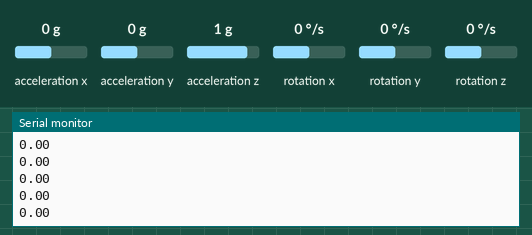
This sketch was run on a simulated Arduino Uno, built with avr-gcc and run on an emulated ATmega328P. Parts: the last lines printed to the serial monitor. The inputs (shaded band) are chosen by the test bench; at power-on: acceleration x 0 g, acceleration y 0 g, acceleration z 1 g, rotation x 0 °/s, rotation y 0 °/s, rotation z 0 °/s.

Above: at 1.2 s.
1.3 s: acceleration x set to -1.4 g
At 2.1 s:
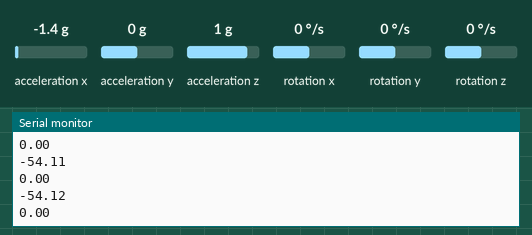
2.8 s: acceleration y set to -1.4 g
At 3.7 s:
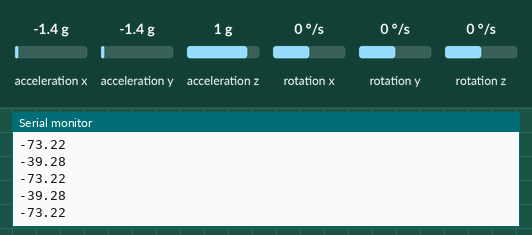
4.3 s: acceleration z set to -1.4 g
At 5.1 s:
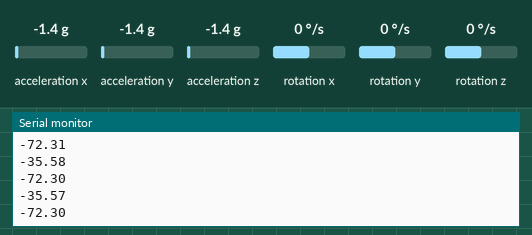
Timing chart, 0 to 7.0 s (numbered marks = the images above; inputs shaded):
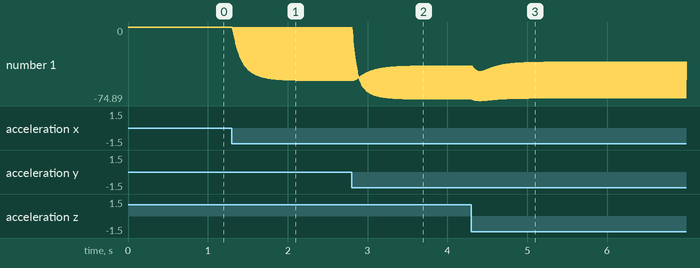

Measured:
- after the input at 1.3 s, the serial monitor: prints a new line at once (image 1)

The sketch:

gy-87_test.ino
```cpp
/*
  HMC5883L Triple Axis Digital Compass + MPU6050 (GY-86 / GY-87). Compass Example.
  Read more: http://www.jarzebski.pl/arduino/czujniki-i-sensory/3-osiowy-magnetometr-hmc5883l.html
  GIT: https://github.com/jarzebski/Arduino-HMC5883L
  Web: http://www.jarzebski.pl
  (c) 2014 by Korneliusz Jarzebski
*/

#include "Wire.h"

// I2Cdev and HMC5883L must be installed as libraries, or else the .cpp/.h files
// for both classes must be in the include path of your project
#include "I2Cdev.h"
#include "HMC5883L.h"
#include "MPU6050.h"
#include "helper_3dmath.h"

HMC5883L compass;
MPU6050 mpu;

#define delta_t .01
float pitch=0;
float pitchAcc;
float roll=0;
float rollAcc;
float P_CompCoeff= 0.5;
float yaw=0;
float output_[3];
float output_gyro[3];
float prev_output[3];
float prev_output_gyro[3];
float prev_input_gyro[3];
extern uint16_t cycleTime = 1000;
float acc[3];
float gyro[3];
float *filter_gyro;
float *filter_acc ;
char angle_threshold = 90;
char fsm_state = "state_0";
#define RAD_TO_DEG 57.2957786


void setup()
{
  Serial.begin(115200);

  // If you have GY-86 or GY-87 module.
  // To access HMC5883L you need to disable the I2C Master Mode and Sleep Mode, and enable I2C Bypass Mode

  while(!mpu.begin(MPU6050_SCALE_2000DPS, MPU6050_RANGE_16G))
  {
    Serial.println("Could not find a valid MPU6050 sensor, check wiring!");
    delay(500);
  }

  mpu.setI2CMasterModeEnabled(false);
  mpu.setI2CBypassEnabled(true) ;
  mpu.setSleepEnabled(false);

  // Initialize Initialize HMC5883L
  Serial.println("Initialize HMC5883L");
  while (!compass.begin())
  {
    Serial.println("Could not find a valid HMC5883L sensor, check wiring!");
    delay(500);
  }

  // Set measurement range
  compass.setRange(HMC5883L_RANGE_1_3GA);

  // Set measurement mode
  compass.setMeasurementMode(HMC5883L_CONTINOUS);

  // Set data rate
  compass.setDataRate(HMC5883L_DATARATE_30HZ);

  // Set number of samples averaged
  compass.setSamples(HMC5883L_SAMPLES_8);

  // Set calibration offset. See HMC5883L_calibration.ino
  compass.setOffset(0, 0);
}
void get_MPU_data()
{
  Vector normAccel = mpu.readNormalizeAccel();
  Vector normgyro = mpu.readNormalizeGyro();

    acc[0] = normAccel.XAxis;
    acc[1] = normAccel.YAxis;
    acc[2] = normAccel.ZAxis;
    gyro[0] = normgyro.XAxis;
    gyro[1] = normgyro.YAxis;
    gyro[2] = normgyro.ZAxis;

//    float final_value= sqrt(acc[0]*acc[0] + acc[1]*acc[1]+acc[2]*acc[2]);
      //Serial.println(final_value-9.8);
     ////////////////// filter data /////////////////////

    filter_acc = lowpassfilter(acc,5);
    filter_gyro = highpassfilter(gyro, 5);


    float pitch = ComplementaryFilter_pitch(filter_acc[0],filter_acc[1],filter_acc[2],filter_gyro[0],filter_gyro[1],filter_gyro[2]);
    float roll = ComplementaryFilter_roll(filter_acc[0],filter_acc[1],filter_acc[2],filter_gyro[0],filter_gyro[1],filter_gyro[2]);


}
/////////////////////////////////////////////////////////////////////////////////////////////////////////////////

///////////////////////////////////// 1st order complementry filter for pitch //////////////////////////////////
float ComplementaryFilter_pitch(float ax,float ay,float az,float gx,float gy,float gz)
{
   float squaresum=sqrt(ay*ay+az*az);
   pitch+=((-gy/32.8f)*(delta_t/1000000.0f));
   //Serial.println(pitch);
   pitchAcc =atan(ax/squaresum)*RAD_TO_DEG;
   pitch =P_CompCoeff*pitch + (1.0f-P_CompCoeff)*pitchAcc;
   Serial.println(pitch);
  // delay(2)/;
   return pitch;
}
//////////////////////////////////////////////////////////////////////////////////////////////////////////////
//////////////////////////////////////////
float ComplementaryFilter_roll(float ax,float ay,float az,float gx,float gy,float gz)
{
   float squaresum=sqrt(ax*ax+az*az);
   roll+=((-gx/32.8f)*(delta_t/1000000.0f));
   //Serial.println(pitch);
   rollAcc =atan(ay/sqrt(squaresum))*RAD_TO_DEG;
   roll =P_CompCoeff*roll + (1.0f-P_CompCoeff)*rollAcc;
   Serial.println(roll);
  // delay(2)/;
   return roll;
}


////////////////////////////////Low pass filter for accelerlometer /////////////////////////////////////////
float *lowpassfilter(float *input_, uint8_t f_cut) {

   float dT = (float)cycleTime * 0.000001f;
   float RC= 1.0f / ( 2.0f * (float)M_PI * f_cut );
   float alpha = dT /(RC +dT);
   for(int i=0;i<3;i++)
   {
    output_[i] = (*(input_+i)* alpha) + (1-alpha) * (prev_output[i]);
    prev_output[i]=output_[i];
    //Serial.println(output_[0]);
//    Serial.println(" "/);
   }
  float *ptr = output_;
  return ptr;
}
/////////////////////////////////////////////////////////////////////////////////////////////////////////////

///////////////////////////// high pass filter for gyroscope ///////////////////////////////////////////////
float *highpassfilter(float *input_gyro, uint8_t f_cut) {

   float dT = (float)cycleTime * 0.000001f;
   float RC= 1.0f / ( 2.0f * (float)M_PI * f_cut );
   float alpha = RC /(RC +dT);
   for(int i=0;i<3;i++)
   {
    output_gyro[i] = ((prev_output_gyro[i]* alpha) +  ((*(input_gyro+i) - prev_input_gyro[i]) * alpha)) ;
    prev_output_gyro[i]=output_gyro[i];
    prev_input_gyro[i]= *(input_gyro+i);
    //Serial.println(output_[0]);

   }
  float *pt = output_gyro;
  return pt;
}
void fall_detection(float peak_value, float angle)
{
  if (peak_value>=200 & fsm_state=="state_0")
  {
    Serial.println("state_1");
    fsm_state = "state_1";
    delay(100);
  }

  if ((fsm_state == "state_1") & ((angle_threshold +20 )> angle > (angle_threshold-20)))
  {
    Serial.println("state_2");
    fsm_state = "state_2";
  }

  else
  {
    fsm_state = "state_0";
  }

}


void loop()
{
  get_MPU_data();
}
```
